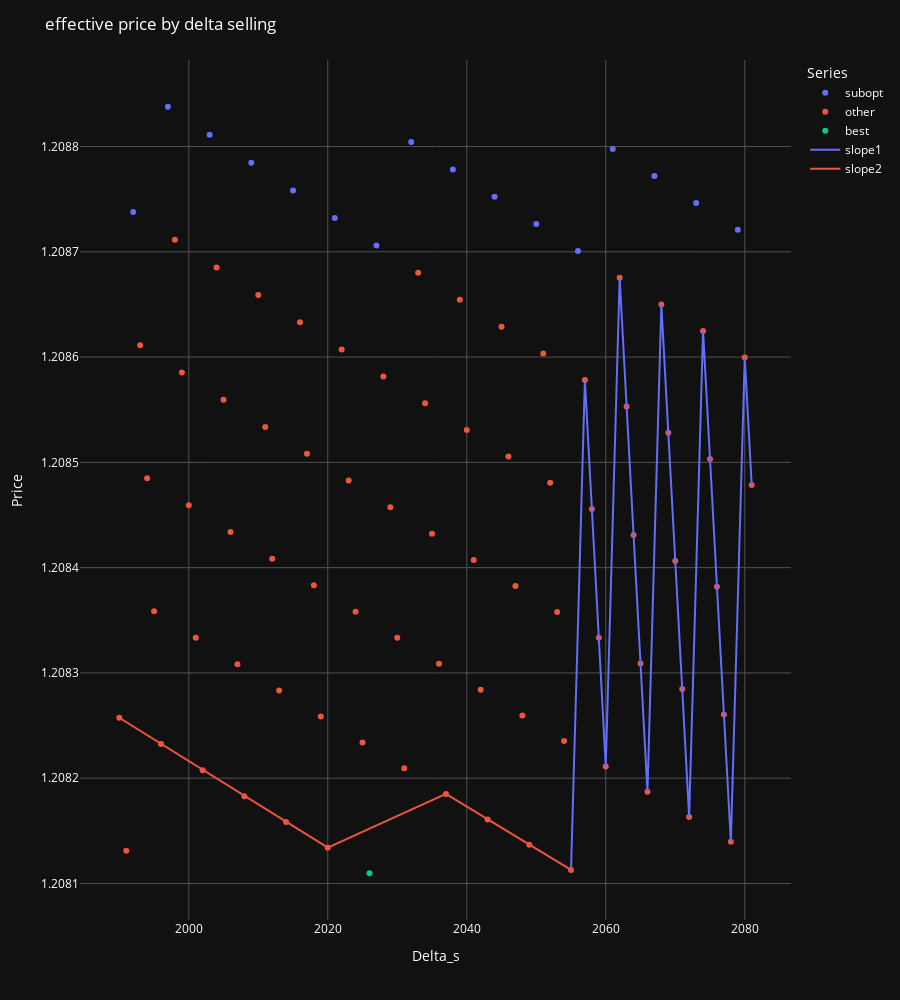

The notebook cell saved with this chart:
### Code cell
# Convert your data lists to Pandas DataFrames for easier handling
df1 = pd.DataFrame(perfect, columns=['delta_b', 'delta_s', 'price'])
df2 = pd.DataFrame(best_imperfect, columns=['delta_b', 'delta_s', 'price'])
df3 = pd.DataFrame(other_imperfect, columns=['delta_b', 'delta_s', 'price'])
df4 = pd.DataFrame(delta_b_too_low, columns=['delta_b', 'delta_s', 'price'])
df5 = pd.DataFrame(suboptimal_delta_b, columns=['delta_b', 'delta_s', 'price'])
# df6 = pd.DataFrame(first_slope, columns=['delta_b', 'delta_s', 'price'])
# df7 = pd.DataFrame(second_slope, columns=['delta_b', 'delta_s', 'price'])
slopes_df = [pd.DataFrame(slope, columns=['delta_b', 'delta_s', 'price']) for slope in slopes]
for i in range(len(slopes_df)):
    slopes_df[i]['Series'] = 'slope' + str(i + 1)

# Combine the dataframes with an identifier column
df1['Series'] = 'Without'
df2['Series'] = 'best'
df3['Series'] = 'other'
# df4['Series'] = 'Delta_b too low'
df5['Series'] = 'subopt'
# df6['Series'] = '1st'
# df7['Series'] = '2nd'
# pd.concat([df5, df1, df3] + slopes_df + [df2])
combined_df = pd.concat([df5, df1, df3, df2]) 

# Add a new column for point size based on the series
# Assuming 'Series' is a column that identifies each series
# series_size_mapping = {series: i+1 for i, series in enumerate(combined_df['Series'].unique())}
# combined_df['point_size'] = combined_df['Series'].map(series_size_mapping)

# Sort the DataFrame in reverse order of point size
# combined_df = combined_df.sort_values(by='point_size', ascending=False)

# Create an interactive scatter plot
fig = px.scatter(combined_df, x='delta_s', y='price', color='Series', #size='point_size',
                 hover_data=['delta_b', 'delta_s', 'price'])

# Add lines for specified series
# for series in slopes_df:
#     fig.add_trace(px.line(series, x='delta_s', y='price', color='Series').data[0])

# Concatenate all DataFrames in slopes_df
all_slopes_df = pd.concat(slopes_df)
# Create a line plot for all slopes
line_fig = px.line(all_slopes_df, x='delta_s', y='price', color='Series', hover_data=['delta_b', 'delta_s', 'price'])

# Add each line trace individually
for trace in line_fig.data:
    fig.add_trace(trace)

# Update marker properties to have darker outlines
# fig.update_traces(marker=dict(line=dict(width=1, color='rgba(40,40,40,1)')))  # Adjust the color as needed

# Update marker properties to remove outlines or match the fill color
fig.update_traces(marker=dict(line=dict(width=0)))  # Removes the outline

# Alternatively, to set the outline to the same color as the fill:
# fig.update_traces(marker=dict(line=dict(width=1, color='SAME_COLOR')))


# Update the layout for dark mode
fig.update_layout(
    title='Scatter Plot in Dark Mode',
    plot_bgcolor='rgb(17,17,17)',  # Dark plot background
    paper_bgcolor='rgb(17,17,17)',  # Dark paper background
    font_color='white',  # White text for better contrast
    xaxis=dict(
        gridcolor='rgb(80,80,80)',  # Darker gridlines
    ),
    yaxis=dict(
        gridcolor='rgb(80,80,80)',  # Darker gridlines
    )
)

# Add plot titles and labels
fig.update_layout(title='effective price by delta selling',
                  xaxis_title='Delta_s',
                  yaxis_title='Price',
                  # showlegend=False,
                  height=1000)
                  

# fig.update_yaxes(range=[combined_df['price'].min(), combined_df['price'].max()])  # Adjust the range as needed

# # Sort the DataFrame by 'ratio' in descending order
# sorted_df = combined_df.sort_values(by='price', ascending=False)

# # Adding a line that connects the dots in decreasing order of their y-value
# fig.add_trace(px.line(sorted_df, x='delta_b', y='price').data[0])

# # Find the five lowest unique y-values (ratios)
# lowest_ratios = combined_df['price'].unique()
# lowest_ratios.sort()

# # Group by 'ratio' and draw lines for each of the five lowest ratios
# for price in lowest_ratios[:20]:
#     group = combined_df[combined_df['price'] == price]
#     # Sort each group by 'delta_b' to make line connections logical
#     sorted_group = group.sort_values(by='delta_b')
#     fig.add_trace(px.line(sorted_group, x='delta_b', y='price').data[0])

# # Adjusting the plot size and layout
# fig.update_layout(title='Scatter Plot with Lines for Lowest Y-values',
#                   xaxis_title='Delta_b',
#                   yaxis_title='Price',
#                   height=800)

# Show the plot
fig.show()

### Figure 1 — Plotly figure (JSON) as saved in the notebook; plotly's stock layout.template omitted (floating-point values rounded to 4 significant figures)
{"data": [{"customdata": [[1648], [1652], [1657], [1662], [1667], [1672], [1677], [1681], [1686], [1691], [1696], [1701], [1705], [1710], [1715], [1720]], "hovertemplate": "Series=subopt<br>delta_s=%{x}<br>price=%{y}<br>delta_b=%{customdata[0]}<extra></extra>", "legendgroup": "subopt", "marker": {"color": "#636efa", "line": {"width": 0}, "symbol": "circle"}, "mode": "markers", "name": "subopt", "orientation": "v", "showlegend": true, "type": "scatter", "x": [1992, 1997, 2003, 2009, 2015, 2021, 2027, 2032, 2038, 2044, 2050, 2056, 2061, 2067, 2073, 2079], "xaxis": "x", "y": [1.209, 1.209, 1.209, 1.209, 1.209, 1.209, 1.209, 1.209, 1.209, 1.209, 1.209, 1.209, 1.209, 1.209, 1.209, 1.209], "yaxis": "y"}, {"customdata": [[1647], [1649], [1650], [1651], [1652], [1653], [1654], [1655], [1656], [1657], [1658], [1659], [1660], [1661], [1662], [1663], [1664], [1665], [1666], [1667], [1668], [1669], [1670], [1671], [1672], [1673], [1674], [1675], [1676], [1648], [1678], [1679], [1680], [1681], [1682], [1683], [1684], [1685], [1686], [1687], [1688], [1689], [1690], [1691], [1692], [1693], [1694], [1695], [1696], [1697], [1698], [1699], [1700], [1701], [1702], [1703], [1704], [1705], [1706], [1707], [1708], [1709], [1710], [1711], [1712], [1713], [1714], [1715], [1716], [1717], [1718], [1719], [1720], [1721], [1722]], "hovertemplate": "Series=other<br>delta_s=%{x}<br>price=%{y}<br>delta_b=%{customdata[0]}<extra></extra>", "legendgroup": "other", "marker": {"color": "#EF553B", "line": {"width": 0}, "symbol": "circle"}, "mode": "markers", "name": "other", "orientation": "v", "showlegend": true, "type": "scatter", "x": [1990, 1993, 1994, 1995, 1996, 1998, 1999, 2000, 2001, 2002, 2004, 2005, 2006, 2007, 2008, 2010, 2011, 2012, 2013, 2014, 2016, 2017, 2018, 2019, 2020, 2022, 2023, 2024, 2025, 1991, 2028, 2029, 2030, 2031, 2033, 2034, 2035, 2036, 2037, 2039, 2040, 2041, 2042, 2043, 2045, 2046, 2047, 2048, 2049, 2051, 2052, 2053, 2054, 2055, 2057, 2058, 2059, 2060, 2062, 2063, 2064, 2065, 2066, 2068, 2069, 2070, 2071, 2072, 2074, 2075, 2076, 2077, 2078, 2080, 2081], "xaxis": "x", "y": [1.208, 1.209, 1.208, 1.208, 1.208, 1.209, 1.209, 1.208, 1.208, 1.208, 1.209, 1.209, 1.208, 1.208, 1.208, 1.209, 1.209, 1.208, 1.208, 1.208, 1.209, 1.209, 1.208, 1.208, 1.208, 1.209, 1.208, 1.208, 1.208, 1.208, 1.209, 1.208, 1.208, 1.208, 1.209, 1.209, 1.208, 1.208, 1.208, 1.209, 1.209, 1.208, 1.208, 1.208, 1.209, 1.209, 1.208, 1.208, 1.208, 1.209, 1.208, 1.208, 1.208, 1.208, 1.209, 1.208, 1.208, 1.208, 1.209, 1.209, 1.208, 1.208, 1.208, 1.209, 1.209, 1.208, 1.208, 1.208, 1.209, 1.209, 1.208, 1.208, 1.208, 1.209, 1.208], "yaxis": "y"}, {"customdata": [[1677]], "hovertemplate": "Series=best<br>delta_s=%{x}<br>price=%{y}<br>delta_b=%{customdata[0]}<extra></extra>", "legendgroup": "best", "marker": {"color": "#00cc96", "line": {"width": 0}, "symbol": "circle"}, "mode": "markers", "name": "best", "orientation": "v", "showlegend": true, "type": "scatter", "x": [2026], "xaxis": "x", "y": [1.208], "yaxis": "y"}, {"customdata": [[1722], [1721], [1720], [1719], [1718], [1717], [1716], [1715], [1714], [1713], [1712], [1711], [1710], [1709], [1708], [1707], [1706], [1705], [1704], [1703], [1702], [1701]], "hovertemplate": "Series=slope1<br>delta_s=%{x}<br>price=%{y}<br>delta_b=%{customdata[0]}<extra></extra>", "legendgroup": "slope1", "line": {"color": "#636efa", "dash": "solid"}, "marker": {"line": {"width": 0}, "symbol": "circle"}, "mode": "lines", "name": "slope1", "orientation": "v", "showlegend": true, "type": "scatter", "x": [2081, 2080, 2078, 2077, 2076, 2075, 2074, 2072, 2071, 2070, 2069, 2068, 2066, 2065, 2064, 2063, 2062, 2060, 2059, 2058, 2057, 2055], "xaxis": "x", "y": [1.208, 1.209, 1.208, 1.208, 1.208, 1.209, 1.209, 1.208, 1.208, 1.208, 1.209, 1.209, 1.208, 1.208, 1.208, 1.209, 1.209, 1.208, 1.208, 1.208, 1.209, 1.208], "yaxis": "y"}, {"customdata": [[1701], [1686], [1672], [1657], [1647]], "hovertemplate": "Series=slope2<br>delta_s=%{x}<br>price=%{y}<br>delta_b=%{customdata[0]}<extra></extra>", "legendgroup": "slope2", "line": {"color": "#EF553B", "dash": "solid"}, "marker": {"line": {"width": 0}, "symbol": "circle"}, "mode": "lines", "name": "slope2", "orientation": "v", "showlegend": true, "type": "scatter", "x": [2055, 2037, 2020, 2002, 1990], "xaxis": "x", "y": [1.208, 1.208, 1.208, 1.208, 1.208], "yaxis": "y"}], "layout": {"font": {"color": "white"}, "height": 1000, "legend": {"title": {"text": "Series"}, "tracegroupgap": 0}, "margin": {"t": 60}, "paper_bgcolor": "rgb(17,17,17)", "plot_bgcolor": "rgb(17,17,17)", "title": {"text": "effective price by delta selling"}, "xaxis": {"anchor": "y", "domain": [0, 1], "gridcolor": "rgb(80,80,80)", "title": {"text": "Delta_s"}}, "yaxis": {"anchor": "x", "domain": [0, 1], "gridcolor": "rgb(80,80,80)", "title": {"text": "Price"}}}}
